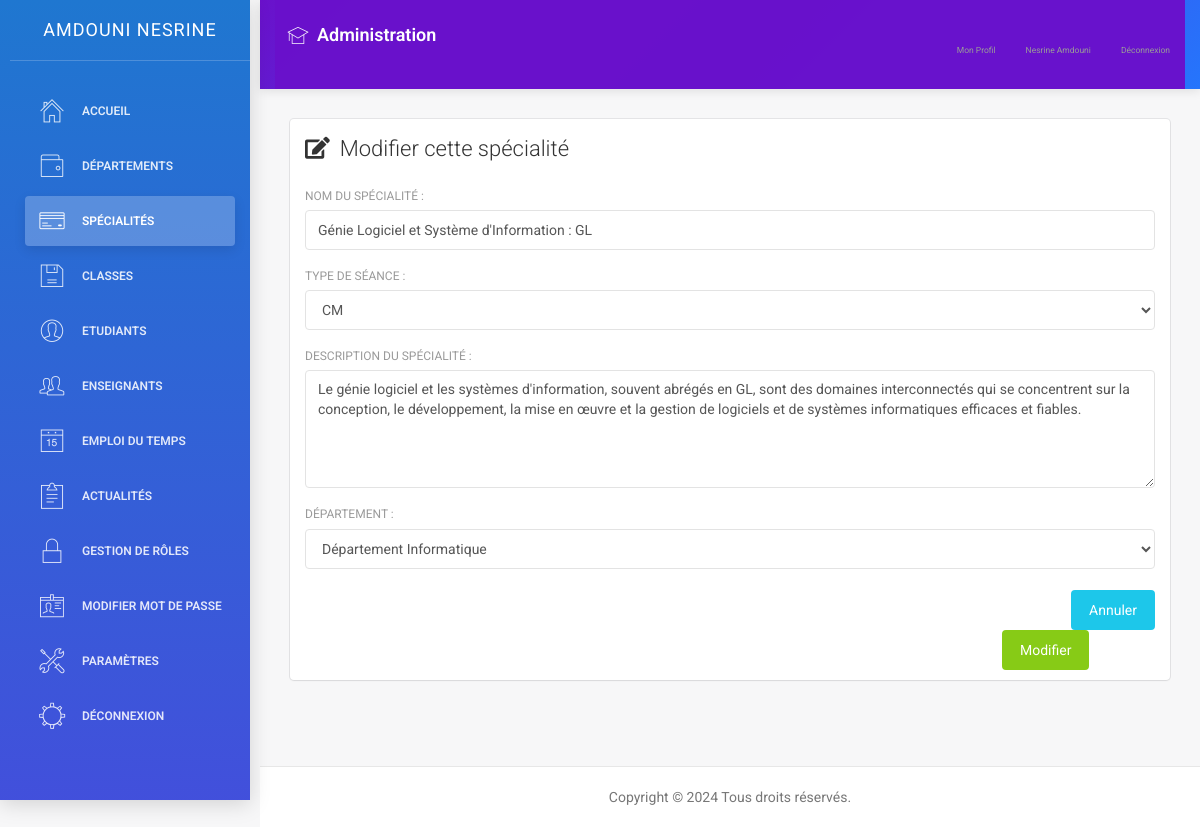
The page /modifier_spécialité.php?id=6 (signed in) on the database its author committed.
### tables this page shows
CREATE TABLE `accounts` (
  `id` int(11)  AUTO_INCREMENT PRIMARY KEY,
  `cin` int(11) DEFAULT NULL,
  `email` varchar(255) DEFAULT NULL,
  `mot_de_passe` varchar(255) DEFAULT NULL,
  `date_de_creation` date DEFAULT NULL,
  `role` text DEFAULT NULL,
  `nom` text DEFAULT NULL,
  `prenom` text DEFAULT NULL,
  `image` varchar(255) DEFAULT NULL,
  `classe` text DEFAULT NULL,
  `date_naissance` date DEFAULT NULL,
  `adresse` text DEFAULT NULL,
  `numero_telephone` int(11) DEFAULT NULL
);

CREATE TABLE `specialite` (
  `id` int(11) NOT NULL,
  `nom_specialite` varchar(255) DEFAULT NULL,
  `description` varchar(255) DEFAULT NULL,
  `departement` text DEFAULT NULL,
  `date_de_creation` date DEFAULT NULL
);

### modifier_spécialité.php (the view, shortened to what this page needs)
<?php
include('connexion.php');
$sql_departements = "SELECT id, nom_departement FROM departement";
$result_departements = $conn->query($sql_departements);
$nom_specialite = "";
$description = "";
$departement = "";
if ($_SERVER["REQUEST_METHOD"] == "GET" && isset($_GET['id'])) {
    $id_specialite = $_GET['id'];
    $sql_select = "SELECT * FROM specialite WHERE id = $id_specialite";
    $result = $conn->query($sql_select);
    if ($result->num_rows > 0) {
        $row = $result->fetch_assoc();
        $nom_specialite = $row['nom_specialite'];
        $description = $row['description'];
        $departement = $row['departement'];
    }
}
?>
<!doctype html>
<html lang="en">
<head>
</head>
<body>
    <div class="wrapper">
        <?php include('sidenav.php'); ?>
        <div class="main-panel">
            <?php include('navtop.php'); ?>
            <div class="content">
                <div class="container-fluid">
                    <div class="row">
                        <div class="col-md-12">
                            <div class="card">
                                <div class="header">
                                    <h4 class="title"><i class="fas fa-edit" style="margin-right: 10px;"></i>Modifier cette spécialité</h4>
                                </div>
                                <div class="content">
                                    <form method="post" action="<?php echo $_SERVER['PHP_SELF']; ?>">
                                        <div class="row">
                                            <div class="col-md-12">
                                                <div class="form-group">
                                                    <label for="nom_specialite">Nom du spécialité :</label>
                                                    <input type="text" class="form-control" name="nouveau_nom" id="nom_specialite" value="<?php echo htmlspecialchars($nom_specialite, ENT_QUOTES); ?>" required>
                                                </div>
                                                <div class="form-group">
                                                    <label for="type_seance">Type de séance :</label>
                                                    <select class="form-control" name="type_seance" id="type_seance" required>
                                                        <option value="CM" <?php echo ($row['type_seance'] == 'CM') ? 'selected' : ''; ?>>CM</option>
                                                    </select>
                                                </div>
                                                <div class="form-group">
                                                    <label for="description">Description du spécialité :</label>
                                                    <textarea class="form-control" name="nouvelle_description" id="description" rows="5" required><?php echo htmlspecialchars($description, ENT_QUOTES); ?></textarea>
                                                </div>
                                                <div class="form-group">
                                                    <label for="departement">Département :</label>
                                                    <select class="form-control" name="nouveau_departement" id="departement" required>
                                                        <?php
                                                        while ($row_departement = $result_departements->fetch_assoc()) {
                                                            $selected = ($departement == $row_departement['nom_departement']) ? "selected" : "";
                                                            echo "<option value='" . $row_departement['nom_departement'] . "' $selected>" . $row_departement['nom_departement'] . "</option>";
                                                        }
                                                        ?>
                                                    </select>
                                                </div>
                                            </div>
                                        </div>
                                        <div>
                                            <a href="spécialités.php" class="btn btn-info btn-fill pull-right">Annuler</a>
                                            <button type="submit" class="btn btn-success btn-fill" style="margin-left: 82%;">Modifier</button>
                                        </div>
                                    </form>
                                </div>
                            </div>
                        </div>
                    </div>
                </div>
            </div>
            <?php include('footer.php'); ?>
        </div>
    </div>
</body>
</html>

### sidenav.php (shortened to what this page needs)
<?php
include('connexion.php');
$current_page = basename($_SERVER['PHP_SELF']);
$is_departement_page = strpos($current_page, 'département') !== false;
$is_specialite_page = strpos($current_page, 'spécialité') !== false;
$is_classe_page = strpos($current_page, 'classe') !== false;
$is_etudiant_page = strpos($current_page, 'étudiant') !== false;
$is_role_page = strpos($current_page, 'role') !== false;
$is_enseignant_page = strpos($current_page, 'enseignant') !== false;
$is_actualite_page = strpos($current_page, 'actualité') !== false;
$is_parametre_page = strpos($current_page, 'paramètre') !== false;
$is_liste_etudiants_page = $current_page === 'liste_etudiants.php';
$email = $_SESSION['email'];
$sql_fetch_user = "SELECT * FROM accounts WHERE email='$email'";
$result_user = $conn->query($sql_fetch_user);
if ($result_user->num_rows > 0) {
    $row = $result_user->fetch_assoc();
    $role = $row['role'];
    $nom = $row['nom'];
    $prenom = $row['prenom'];
}
?>
<div class="sidebar" data-color="blue">
    <div class="sidebar-wrapper">
        <div class="logo">
            <a href="#" class="simple-text">
                <?php echo htmlspecialchars($nom . ' ' . $prenom); ?>
            </a>
        </div>
        <ul class="nav">
            <?php if ($role === 'admin'): ?>
                <li <?php echo ($current_page == 'dashboard.php') ? 'class="active"' : ''; ?>>
                    <a href="dashboard.php">
                        <i class="pe-7s-home"></i>
                        <p>Accueil</p>
                    </a>
                </li>
                <li <?php echo $is_departement_page ? 'class="active"' : ''; ?>>
                    <a href="départements.php">
                        <i class="pe-7s-wallet"></i>
                        <p>Départements</p>
                    </a>
                </li>
                <li <?php echo $is_specialite_page ? 'class="active"' : ''; ?>>
                    <a href="spécialités.php">
                        <i class="pe-7s-credit"></i>
                        <p>Spécialités</p>
                    </a>
                </li>
                <li <?php echo $is_classe_page ? 'class="active"' : ''; ?>>
                    <a href="classes.php">
                        <i class="pe-7s-diskette"></i>
                        <p>Classes</p>
                    </a>
                </li>
                <li <?php echo $is_etudiant_page ? 'class="active"' : ''; ?>>
                    <a href="étudiants.php">
                        <i class="pe-7s-user"></i>
                        <p>Etudiants</p>
                    </a>
                </li>
                <li <?php echo $is_enseignant_page ? 'class="active"' : ''; ?>>
                    <a href="enseignants.php">
                        <i class="pe-7s-users"></i>
                        <p>Enseignants</p>
                    </a>
                </li>
                <li <?php echo ($current_page == 'gestion_emploi.php') ? 'class="active"' : ''; ?>>
                    <a href="gestion_emploi.php">
                        <i class="pe-7s-date"></i>
                        <p>Emploi du Temps</p>
                    </a>
                </li>
                <li <?php echo $is_actualite_page ? 'class="active"' : ''; ?>>
                    <a href="actualités.php">
                        <i class="pe-7s-note2"></i>
                        <p>Actualités</p>
                    </a>
                </li>
                <li <?php echo $is_role_page ? 'class="active"' : ''; ?>>
                    <a href="roles.php">
                        <i class="pe-7s-lock"></i>
                        <p>Gestion de rôles</p>
                    </a>
                </li>
                <li <?php echo ($current_page == 'modifier_mot_de_passe.php') ? 'class="active"' : ''; ?>>
                    <a href="modifier_mot_de_passe.php">
                        <i class="pe-7s-id"></i>
                        <p>Modifier Mot de passe</p>
                    </a>
                </li>
                <li <?php echo $is_parametre_page || $is_liste_etudiants_page ? 'class="active"' : ''; ?>>
                    <a href="paramètres.php">
                        <i class="pe-7s-tools"></i>
                        <p>Paramètres</p>
                    </a>
                </li>
            <?php endif; ?>
            <li>
                <a href="logout.php">
                    <i class="pe-7s-settings"></i>
                    <p>Déconnexion</p>
                    </a>
            </li>
        </ul>
    </div>
</div>

### navtop.php (shortened to what this page needs)
<?php
include('connexion.php');
$email = $_SESSION['email'];
$sql_fetch_user = "SELECT * FROM accounts WHERE email='$email'";
$result_user = $conn->query($sql_fetch_user);
if ($result_user->num_rows > 0) {
    $row = $result_user->fetch_assoc();
    $role = $row['role'];
    $nom = $row['nom'];
    $prenom = $row['prenom'];
}
?>
<nav class="navbar navbar-default navbar-fixed">
    <div class="container-fluid">
        <div class="navbar-header">
            <a class="navbar-brand" href="#">
                <i class="pe-7s-study"></i> <?php echo $role === 'etudiant' ? 'Espace Étudiant' : ($role === 'enseignant' ? 'Espace Enseignant' : 'Administration'); ?>
            </a>
        </div>
        <div class="collapse navbar-collapse" id="navigation-example-2">
            <ul class="nav navbar-nav navbar-right">
                <li>
                    <a class="menuu" href="<?php echo $role === 'etudiant' ? 'profil_etudiant.php' : ($role === 'enseignant' ? 'profil_enseignant.php' : 'profil.php'); ?>">
                        <p>Mon Profil</p>
                    </a>
                </li>
                <li>
                    <a class="menuu" href="#">
                        <div class="user-name">
                            <p><?php echo htmlspecialchars($prenom . ' ' . $nom); ?></p>
                        </div>
                    </a>
                </li>
                <li>
                    <a class="menuu" href="logout.php">
                        <p>Déconnexion</p>
                    </a>
                </li>
            </ul>
        </div>
    </div>
</nav>

### sidenav.php (style rules this page uses)
.sidebar { background: linear-gradient(135deg, #6a11cb 0%, #2575fc 100%); box-shadow: 0 4px 20px rgba(0, 0, 0, 0.15); transition: all 0.3s ease; position: fixed; width: 250px; height: 100vh; z-index: 1000; overflow-y: auto; }
.sidebar-wrapper { padding: 0 10px; }
.logo { padding: 15px 0; margin-bottom: 15px; border-bottom: 1px solid rgba(255, 255, 255, 0.1); text-align: center; }
.logo a { color: white; font-weight: 600; font-size: 1.1rem; text-transform: uppercase; letter-spacing: 1px; display: block; text-decoration: none; }
.nav { list-style: none; padding: 0; margin-top: 15px; }
.nav li { margin-bottom: 4px; position: relative; }
.nav li a { color: rgba(255, 255, 255, 0.8); margin: 5px 10px; border-radius: 6px; padding: 10px 12px; transition: all 0.3s ease; display: flex; align-items: center; text-decoration: none; }
.nav li a i { margin-right: 10px; font-size: 1.1rem; min-width: 24px; text-align: center; }
.nav li a p { margin: 0; font-size: 0.85rem; font-weight: 400; }
.nav li.active a { background: rgba(255, 255, 255, 0.2); color: white; font-weight: 500; box-shadow: 0 4px 12px rgba(0, 0, 0, 0.1); }
[class^="pe-7s-"], [class*=" pe-7s-"] { transition: transform 0.3s ease; }

### navtop.php (style rules this page uses)
.navbar-default { background: linear-gradient(135deg, #6a11cb 0%, #2575fc 100%); border: none; box-shadow: 0 2px 10px rgba(0, 0, 0, 0.1); min-height: 60px; margin-bottom: 0; }
.navbar-default .navbar-nav > li > a { color: rgba(255, 255, 255, 0.9); font-weight: 500; padding: 20px 12px; transition: all 0.3s ease; position: relative; display: flex; align-items: center; }
.navbar-default .navbar-nav > li > a:after { content: ''; position: absolute; bottom: 0; left: 50%; width: 0; height: 3px; background: white; transition: all 0.3s ease; transform: translateX(-50%); }
.navbar-default .navbar-brand { height: 60px; padding: 20px 12px; color: white; font-weight: 600; font-size: 18px; display: flex; align-items: center; }
.navbar-default .navbar-brand i { margin-right: 8px; font-size: 22px; }
.user-name { display: flex; align-items: center; gap: 8px; }
.menuu { font-size: 18px; display: flex; align-items: center; gap: 6px; }
.menuu p { margin: 0; }
.navbar-collapse { background: rgba(106, 17, 203, 0.98); max-height: 80vh; overflow-y: auto; }

### rows shown on the page
accounts: nom+prenom "AMDOUNI NESRINE", prenom+nom "Nesrine Amdouni"
specialite: nouveau_nom "Génie Logiciel et Système d'Information : GL", nouvelle_description "Le génie logiciel et les systèmes d'information, souvent abrégés en GL, sont des domaines interconnectés qui se concentrent sur la conception, le développement, la mise en œuvre et la gestion de logiciels et de systèmes informatiques efficaces et fiables."

### other values the page prints
form field nouveau_departement "Département Informatique"
